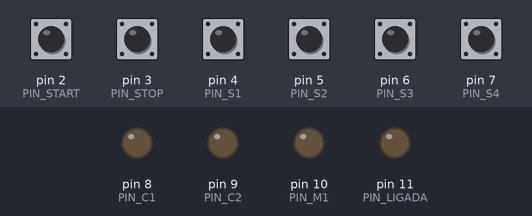
Bench run of a sketch on a simulated Arduino Uno, built with avr-gcc and run on an emulated ATmega328P. On the bench: output pins drawn as LEDs (lit = HIGH). Inputs (shaded band) come from the test bench; at power-on: pin 2 (PIN_START), pin 3 (PIN_STOP), pin 4 (PIN_S1), pin 5 (PIN_S2), pin 6 (PIN_S3), pin 7 (PIN_S4) HIGH.

Above: at 1.2 s.
1.3 s: pin 2 (PIN_START) pulled LOW for 0.15 s
At 1.6 s:
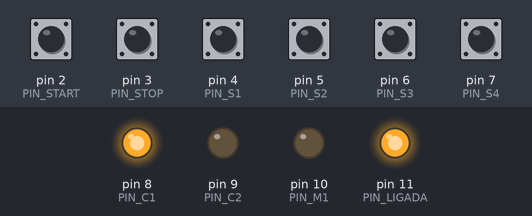
2.9 s: pin 4 (PIN_S1) pulled LOW for 0.15 s
At 4.0 s:
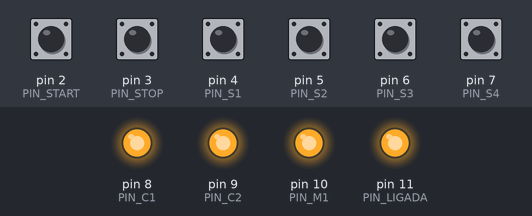
4.5 s: pin 5 (PIN_S2) pulled LOW for 0.15 s
At 5.3 s:
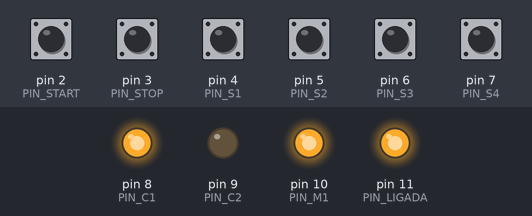
6.1 s: pin 6 (PIN_S3) pulled LOW for 0.15 s
At 6.5 s:
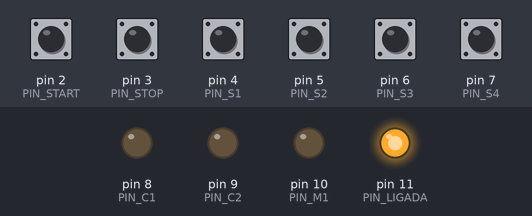
7.7 s: pin 3 (PIN_STOP) pulled LOW for 0.15 s
At 8.9 s:
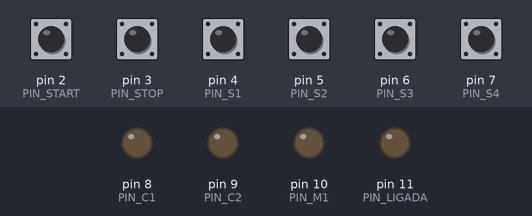
9.3 s: pin 2 (PIN_START) pulled LOW for 1 s
At 10.1 s:
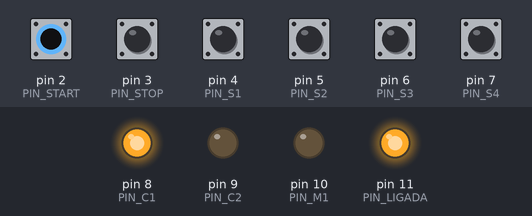
Timing chart, 0 to 12.3 s (numbered marks = the images above; inputs shaded):
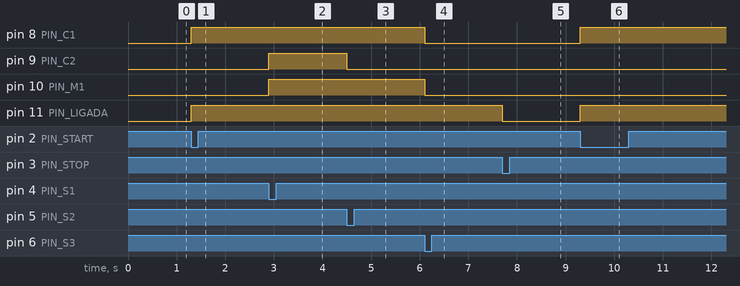

Measured:
- after the input at 1.3 s, pin 8 (PIN_C1), pin 11 (PIN_LIGADA): LOW → HIGH at once
- after the input at 2.9 s, pin 9 (PIN_C2), pin 10 (PIN_M1): LOW → HIGH at once
- after the input at 4.5 s, pin 9 (PIN_C2): HIGH → LOW at once
- after the input at 6.1 s, pin 8 (PIN_C1), pin 10 (PIN_M1): HIGH → LOW at once
- after the input at 7.7 s, pin 11 (PIN_LIGADA): HIGH → LOW at once
- after the input at 9.3 s, pin 8 (PIN_C1), pin 11 (PIN_LIGADA): LOW → HIGH at once

The sketch:

ex10_furadeira_automatica.ino
```cpp
const int PIN_START = 2;
const int PIN_STOP  = 3;
const int PIN_S1 = 4;
const int PIN_S2 = 5;
const int PIN_S3 = 6;
const int PIN_S4 = 7;

const int PIN_C1 = 8;
const int PIN_C2 = 9;
const int PIN_M1 = 10;
const int PIN_LIGADA = 11;

enum Estado { IDLE, C1_AVANCA, FURANDO, C2_RECUANDO, C1_RECUANDO };
Estado estado = IDLE;

void setup() {
  pinMode(PIN_START, INPUT_PULLUP);
  pinMode(PIN_STOP,  INPUT_PULLUP);
  pinMode(PIN_S1, INPUT_PULLUP);
  pinMode(PIN_S2, INPUT_PULLUP);
  pinMode(PIN_S3, INPUT_PULLUP);
  pinMode(PIN_S4, INPUT_PULLUP);

  pinMode(PIN_C1, OUTPUT);
  pinMode(PIN_C2, OUTPUT);
  pinMode(PIN_M1, OUTPUT);
  pinMode(PIN_LIGADA, OUTPUT);
}

void loop() {
  bool start = (digitalRead(PIN_START) == LOW);
  bool stop  = (digitalRead(PIN_STOP)  == LOW);
  bool s1 = (digitalRead(PIN_S1) == LOW);
  bool s2 = (digitalRead(PIN_S2) == LOW);
  bool s3 = (digitalRead(PIN_S3) == LOW);
  bool s4 = (digitalRead(PIN_S4) == LOW);

  if (stop) {
    estado = IDLE;
    digitalWrite(PIN_C1, LOW);
    digitalWrite(PIN_C2, LOW);
    digitalWrite(PIN_M1, LOW);
    digitalWrite(PIN_LIGADA, LOW);
    return;
  }

  switch (estado) {

    case IDLE:
      if (start) {
        digitalWrite(PIN_LIGADA, HIGH);
        digitalWrite(PIN_C1, HIGH);
        estado = C1_AVANCA;
      }
      break;

    case C1_AVANCA:
      if (s1) {
        digitalWrite(PIN_M1, HIGH);
        digitalWrite(PIN_C2, HIGH);
        estado = FURANDO;
      }
      break;

    case FURANDO:
      if (s2) {
        digitalWrite(PIN_C2, LOW);
        estado = C2_RECUANDO;
      }
      break;

    case C2_RECUANDO:
      if (s3) {
        digitalWrite(PIN_M1, LOW);
        digitalWrite(PIN_C1, LOW);
        estado = C1_RECUANDO;
      }
      break;

    case C1_RECUANDO:
      if (s4) {
        digitalWrite(PIN_LIGADA, LOW);
        estado = IDLE;
      }
      break;
  }
}
```
